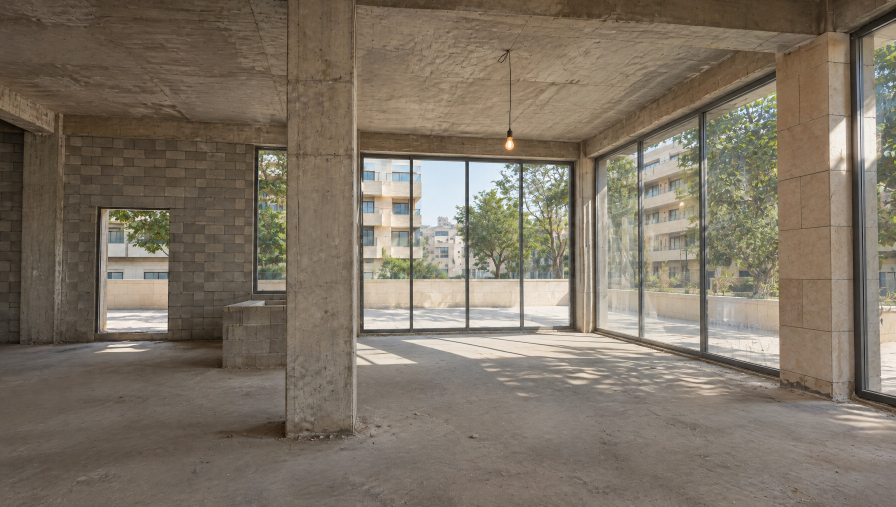
#> input picture Documents/Media-originals/photoreal_stills/JEC_v4_I1_HF_2688x1520.jpg, 2688 x 1520 px (shown at 1/3 size)
$ python -i fixspots.py   (imports and definitions only)
#> lines starting #> are read from the running program, lines starting #| are printed output that depends on the picture; after the words box and inside, x2 and y2 are one past the last pixel; in counts of white or black regions, pixels touching at a corner belong together
#> further down, picture is the input picture: shape (1520, 2688, 3); mean B, G, R 100.6, 114.9, 125.4
import cv2, numpy as np, os, subprocess, sys
K9=cv2.getStructuringElement(cv2.MORPH_ELLIPSE,(17,17))
def lobby_mask(img):
    L=cv2.cvtColor(img,cv2.COLOR_BGR2LAB)[:,:,0]
    bg=cv2.medianBlur(L,95)
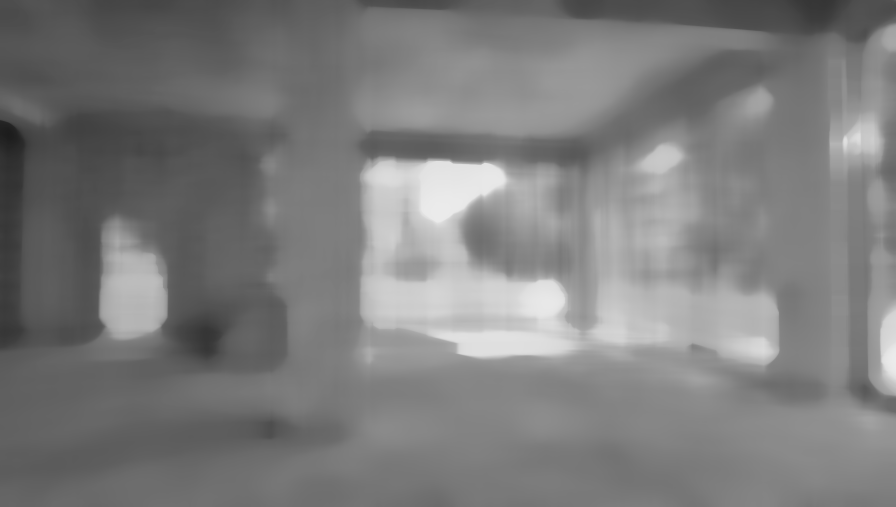
#> bg: shape (1520, 2688) (shown at 1/3 size); min 28, max 236, mean 124.6
    d=L.astype(np.int16)-bg.astype(np.int16)
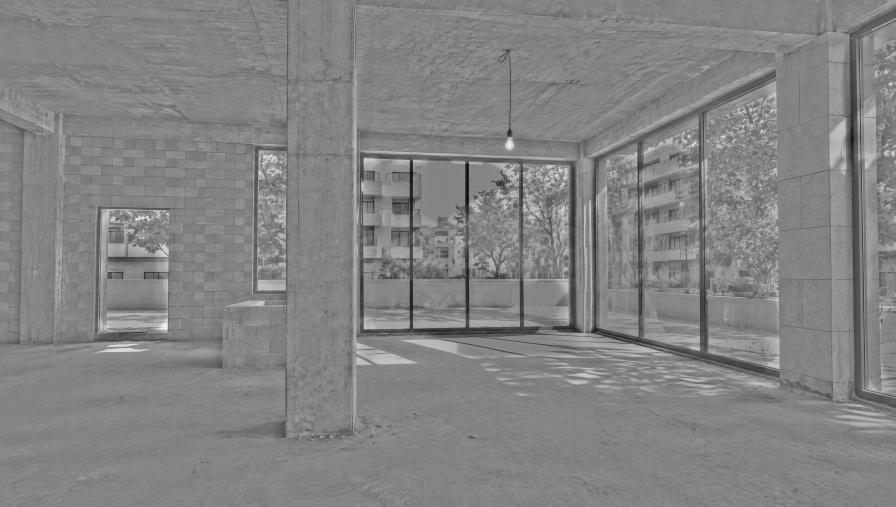
#> d: shape (1520, 2688) int16 (shown at 1/3 size); min -176, max 164, mean -0.9; drawn with min black and max white
    bw=((d>16)&(L>196)).astype(np.uint8); bw[640:]=0
#> after `bw = ((d > 16) & (L > 196)).astype(np.uint8)`:
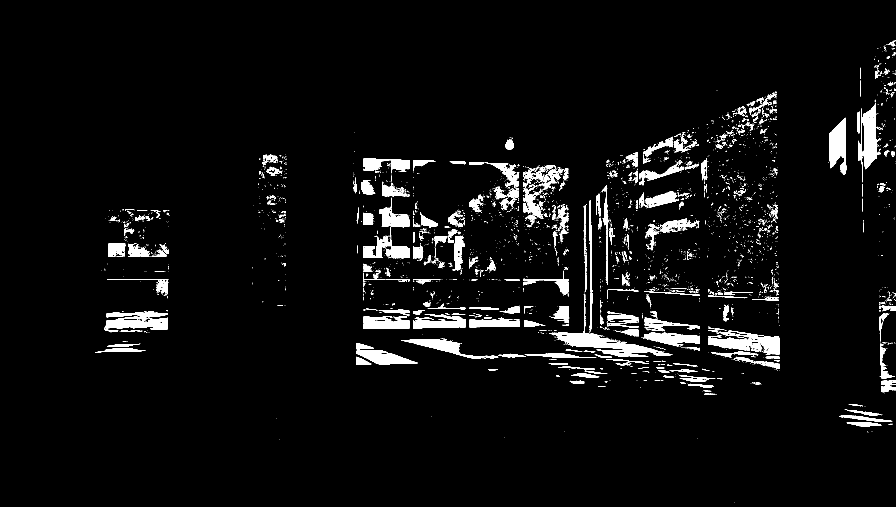
#> bw: shape (1520, 2688) (shown at 1/3 size); values 0 (black) and 1 (white), 4.2% white; 3975 white regions (3468 under 20 px), largest, box (x1, y1, x2, y2) and area: (2586, 308, 2644, 508) 5968, (2488, 353, 2539, 512) 5551, (1203, 1018, 1495, 1076) 4531
#> after `bw[640:] = 0`:
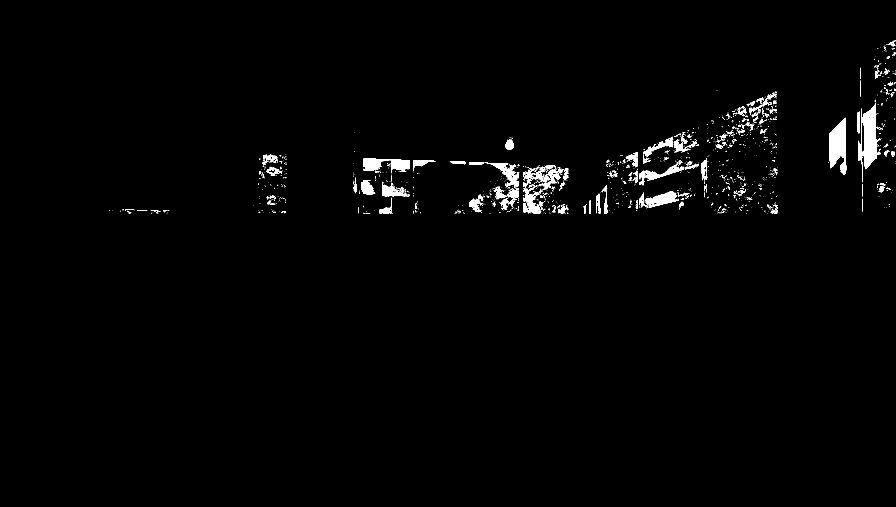
#> bw: shape (1520, 2688) (shown at 1/3 size); values 0 (black) and 1 (white), 1.3% white; 1566 white regions (1359 under 20 px), largest, box (x1, y1, x2, y2) and area: (2586, 308, 2644, 508) 5968, (2488, 353, 2539, 512) 5551, (1936, 573, 2037, 623) 2246
    n,lab,st,cen=cv2.connectedComponentsWithStats(bw,8)
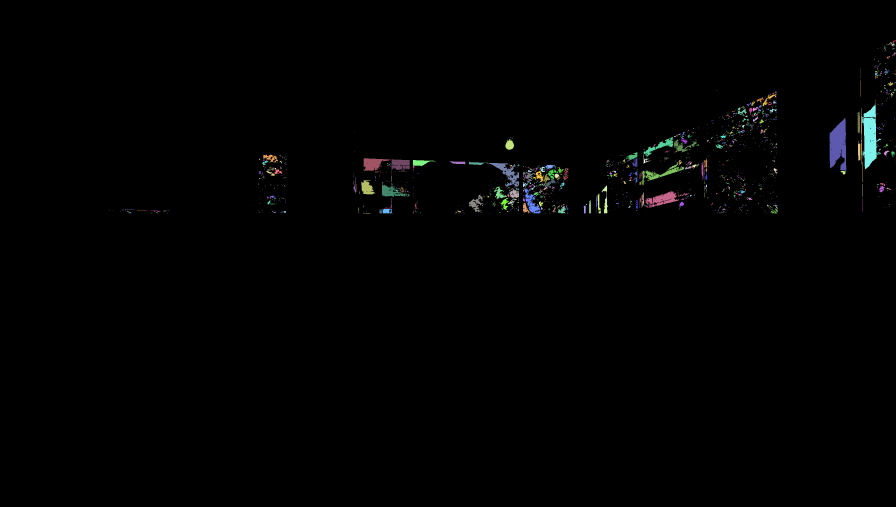
#> lab: shape (1520, 2688) int32 (shown at 1/3 size); 1567 distinct labels, from 0 to 1566; one colour per label, 0 black
#> n = 1567; st = 1567 rows, first 6: [0, 0, 2688, 1520, 4033142], [2677, 120, 11, 7, 26], [2680, 122, 1, 1, 1], [2664, 126, 20, 14, 79], [2678, 130, 1, 1, 1], [2659, 132, 4, 2, 4]; cen = 1567 pairs, first value 328.5 to 2687, second value 122 to 763
    m=np.zeros(L.shape,np.uint8); found=[]
    for i in range(1,n):
        x,y,w,h,a=st[i]
        if a<8 or a>5200 or max(w,h)>120 or max(w,h)/max(1,min(w,h))>4.6: continue
        if a/(w*h)<0.45: continue                       # ellipse fills ~0.78 of its box
        b=int(bg[int(cen[i][1]),int(cen[i][0])])
        if b<105 or b>232: continue
        # the surroundings must be plain ceiling: a ring around the blob with little texture
        x0,y0,x1,y1=max(0,x-14),max(0,y-12),min(1920,x+w+14),min(1080,y+h+12)
        ring=L[y0:y1,x0:x1].astype(np.float32); inner=np.zeros(ring.shape,bool); inner[max(0,y-6-y0):y+h+6-y0, max(0,x-6-x0):x+w+6-x0]=True
        if ring[~inner].size==0 or ring[~inner].std()>9.5: continue
        m[lab==i]=255; found.append((int(cen[i][0]),int(cen[i][1]),int(a)))
#> this loop made 1566 passes
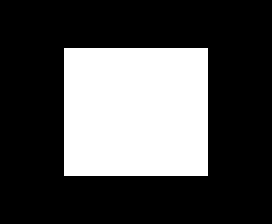
#> inner: shape (28, 34) bool (shown 8 times larger); 30.3% white; 1 white region, box (x1, y1, x2, y2) and area: (8, 6, 26, 22) 288
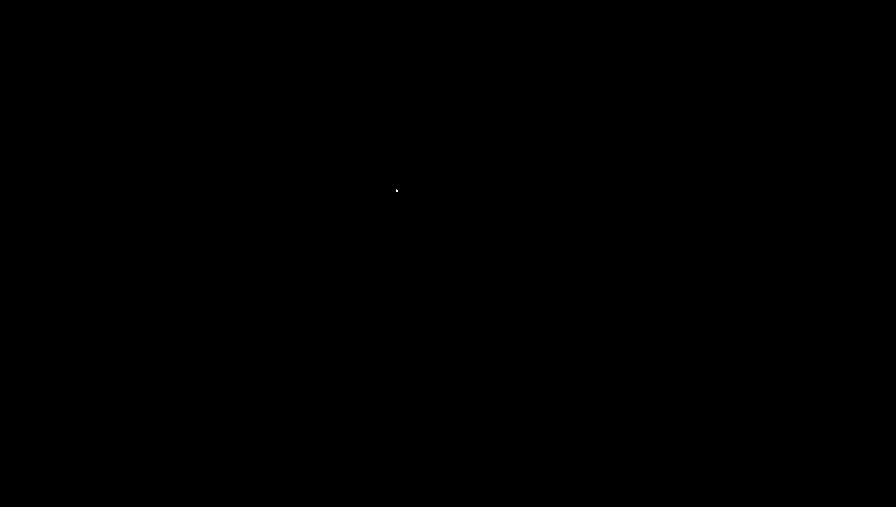
#> m: shape (1520, 2688) (shown at 1/3 size); 0% white in thin lines or dots, all inside (x1, y1, x2, y2) = (1188, 568, 1194, 575)
#> after the loop, found = [(1190, 571, 23)]
    return cv2.dilate(m,K9), found
def run_lobby(src='fxw2', dst='fxw2o', n=90):
    os.makedirs(dst,exist_ok=True)
    imgs=[cv2.imread(f'{src}/{k:04d}.jpg') for k in range(1,n+1)]
    ms=[]; log=[]
    for k,im in enumerate(imgs):
        m,f=lobby_mask(im)
        if k<26: m[:, :200]=0; m[:, 1750:]=0      # early frames: sun dapples on the stone piers at the frame edges are not lights
        ms.append(m); log.append(len(f))
    for k,im in enumerate(imgs):
        m=ms[k].copy()
        out=cv2.inpaint(im,m,7,cv2.INPAINT_TELEA) if m.any() else im
        # second look: anything a first pass left behind (halo of a big light)
        m2,f2=lobby_mask(out)
        if k<26: m2[:, :200]=0; m2[:, 1750:]=0
        if m2.any(): out=cv2.inpaint(out,cv2.dilate(m2,K9),7,cv2.INPAINT_TELEA)
        cv2.imwrite(f'{dst}/{k+1:04d}.jpg',out,[cv2.IMWRITE_JPEG_QUALITY,97])
    print('lobby spots per frame:',log)
def run_room(src='fx67', dst='fx67o', n=90, first=50, last=89):
    """locked camera: the two downlights left of the column exist only in frames ~58-88; paint them out so the count never drops"""
    os.makedirs(dst,exist_ok=True)
    m=np.zeros((1080,1920),np.uint8)
    for (cx,cy) in ((501,197),(564,279)): cv2.ellipse(m,(cx,cy),(30,19),0,0,360,255,-1)
    for k in range(1,n+1):
        im=cv2.imread(f'{src}/{k:04d}.jpg')
        if first<=k<=last: im=cv2.inpaint(im,m,8,cv2.INPAINT_TELEA)
        cv2.imwrite(f'{dst}/{k:04d}.jpg',im,[cv2.IMWRITE_JPEG_QUALITY,97])
def enc(d, out):
    subprocess.check_call(['ffmpeg','-v','error','-y','-framerate','30','-i',d+'/%04d.jpg','-c:v','libx264','-preset','fast','-crf','10','-pix_fmt','yuv420p','-an',out])
def tail_blend(d, n, tail=9):
    """the model finishes some stages in a single-frame jump; turn the last frames into a short dissolve"""
    a=cv2.imread(f'{d}/{n-tail:04d}.jpg').astype(np.float32); b=cv2.imread(f'{d}/{n:04d}.jpg').astype(np.float32)
    for j in range(1,tail):
        t=j/tail; cv2.imwrite(f'{d}/{n-tail+j:04d}.jpg',(a*(1-t)+b*t).astype(np.uint8),[cv2.IMWRITE_JPEG_QUALITY,97])
def extract(clip, d):
    """frames of clips/<clip>.mp4 into d/0001.jpg ... (only if d is not there yet)"""
    if os.path.isdir(d) and os.listdir(d): return
    os.makedirs(d,exist_ok=True)
    subprocess.check_call(['ffmpeg','-v','error','-y','-i',f'clips/{clip}.mp4','-vsync','0','-q:v','1',f'{d}/%04d.jpg'])
# [8 lines not run here, left out]

>>> import cv2
>>> picture = cv2.imread('../../Documents/Media-originals/photoreal_stills/JEC_v4_I1_HF_2688x1520.jpg')
>>> result = lobby_mask(picture)

$ run again, on Documents/Media-originals/photoreal_stills/JEC_v4_I3_HF_2688x1520.jpg
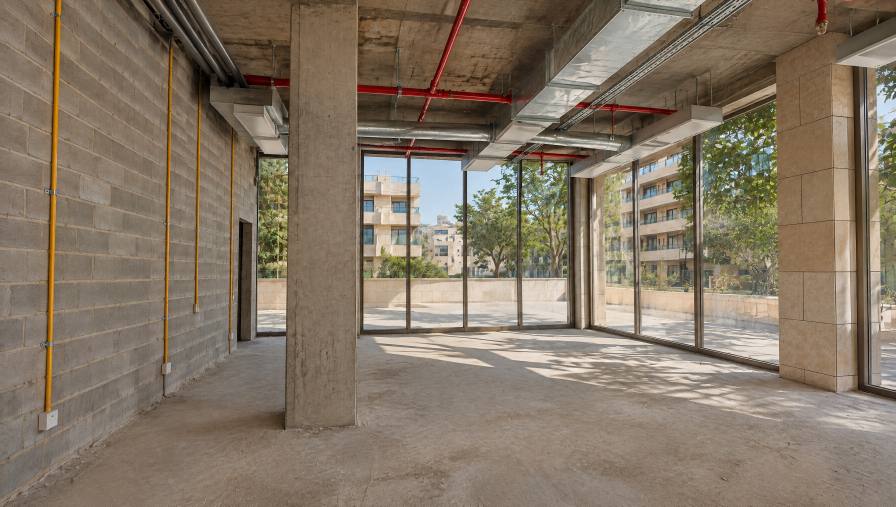
#> input picture Documents/Media-originals/photoreal_stills/JEC_v4_I3_HF_2688x1520.jpg, 2688 x 1520 px (shown at 1/3 size)
#> picture is the input picture: shape (1520, 2688, 3); mean B, G, R 101.8, 118.6, 132.6
#> in lobby_mask, `bw = ((d > 16) & (L > 196)).astype(np.uint8)`:
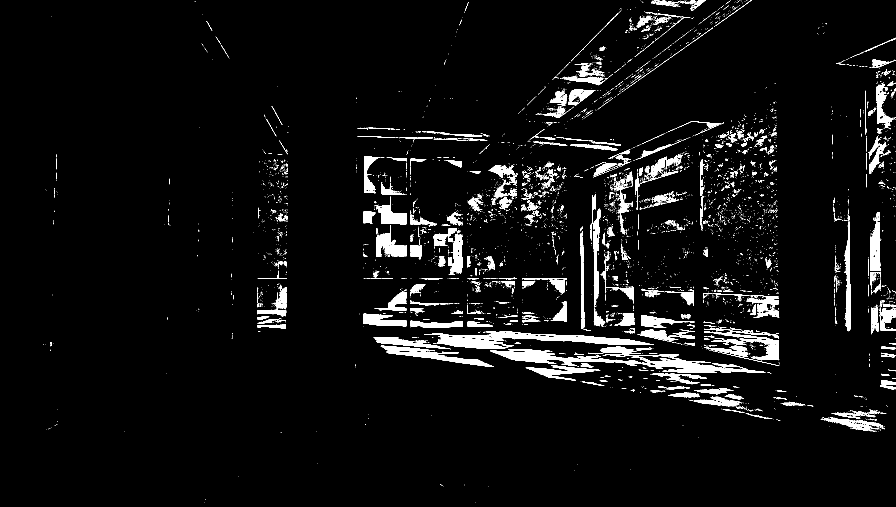
#> bw: shape (1520, 2688) (shown at 1/3 size); values 0 (black) and 1 (white), 4.6% white; 6049 white regions (5459 under 20 px), largest, box (x1, y1, x2, y2) and area: (1470, 1052, 2297, 1119) 12872, (1272, 995, 1962, 1035) 7833, (1142, 1037, 1482, 1101) 5318
#> bw: shape (1520, 2688); values 0 (black) and 1 (white), 1.3% white; 3112 white regions (2826 under 20 px), largest, box (x1, y1, x2, y2) and area: (2630, 251, 2688, 388) 2681, (1466, 495, 1545, 534) 1407, (1688, 227, 1824, 256) 1383
#> in lobby_mask, `n,lab,st,cen=cv2.connectedComponentsWithStats(bw,8)`:
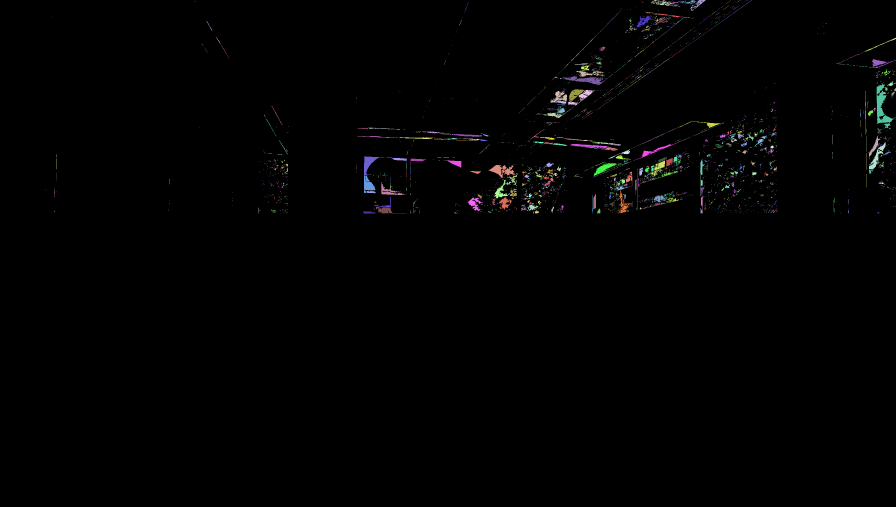
#> lab: shape (1520, 2688) int32 (shown at 1/3 size); 3113 distinct labels, from 0 to 3112; one colour per label, 0 black
#> n = 3113; cen = 3113 pairs, first value 136 to 2686.7, second value 0 to 763.9
#> the loop in lobby_mask, `for i in range(1,n):` made 3112 passes
#> (x, y, w, h, a) on passes 1 to 3: (1920, 1, 1, 1, 1), (1958, 0, 1, 1, 1), (1953, 0, 71, 17, 380)
#> after the loop in lobby_mask, `for i in range(1,n):`: found = [(1890, 61, 33)]

$ run again, on Documents/Media-originals/photoreal_stills/JEC_v4_I4_HF_2688x1520.jpg
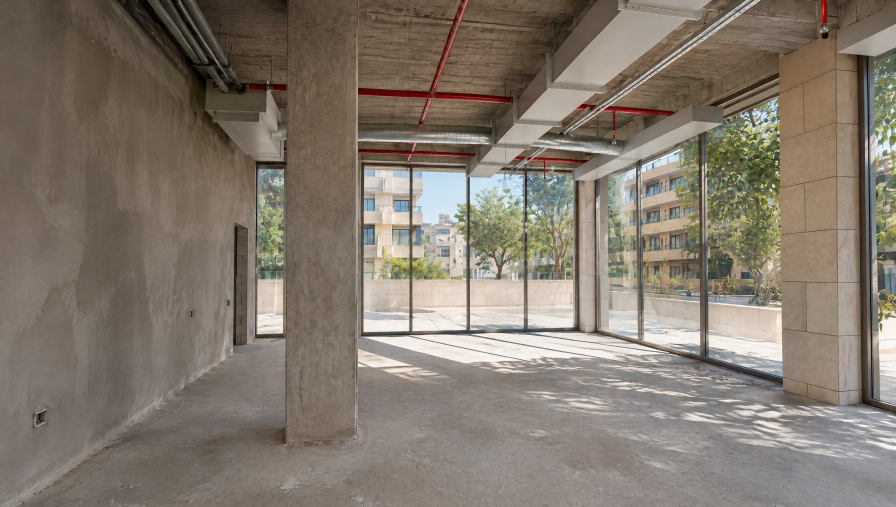
#> input picture Documents/Media-originals/photoreal_stills/JEC_v4_I4_HF_2688x1520.jpg, 2688 x 1520 px (shown at 1/3 size)
#> picture is the input picture: shape (1520, 2688, 3); mean B, G, R 109.3, 120.9, 130.8
#> bw: shape (1520, 2688); values 0 (black) and 1 (white), 4.1% white; 4640 white regions (4006 under 20 px), largest, box (x1, y1, x2, y2) and area: (1933, 987, 2101, 1038) 5715, (2126, 1005, 2283, 1068) 4701, (1074, 1047, 1238, 1102) 4111
#> bw: shape (1520, 2688); values 0 (black) and 1 (white), 1.2% white; 1912 white regions (1666 under 20 px), largest, box (x1, y1, x2, y2) and area: (1093, 510, 1223, 576) 3858, (1848, 504, 1908, 640) 3195, (2612, 376, 2675, 491) 2910
#> in lobby_mask, `n,lab,st,cen=cv2.connectedComponentsWithStats(bw,8)`:
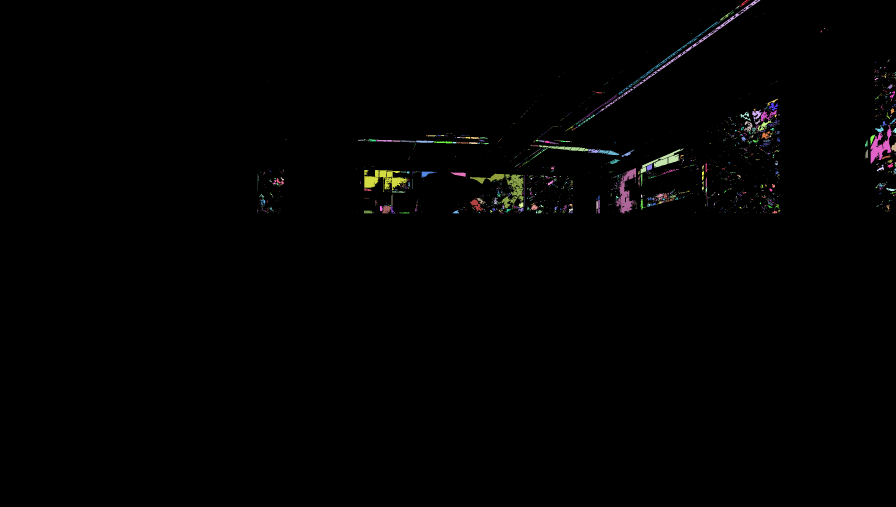
#> lab: shape (1520, 2688) int32 (shown at 1/3 size); 1913 distinct labels, from 0 to 1912; one colour per label, 0 black
#> n = 1913; st = 1913 rows, first 6: [0, 0, 2688, 1520, 4037767], [2220, 0, 29, 21, 121], [1800, 0, 481, 336, 2890], [2205, 16, 16, 12, 33], [2250, 17, 3, 2, 3], [2216, 23, 1, 1, 1]; cen = 1913 pairs, first value 771.9 to 2687, second value 8.5 to 763
#> the loop in lobby_mask, `for i in range(1,n):` made 1912 passes
#> after the loop in lobby_mask, `for i in range(1,n):`:
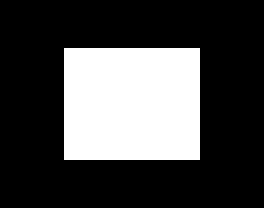
#> inner: shape (26, 33) bool (shown 8 times larger); 27.7% white; 1 white region, box (x1, y1, x2, y2) and area: (8, 6, 25, 20) 238
#> after the loop in lobby_mask, `for i in range(1,n):`: found = []

$ run again, on Documents/Media-originals/photoreal_stills/JEC_v4_I5_HF_2688x1520.jpg
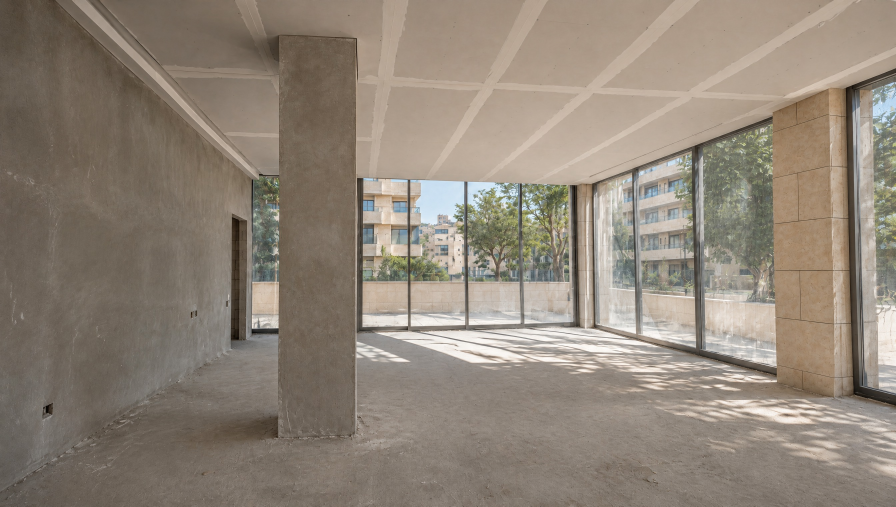
#> input picture Documents/Media-originals/photoreal_stills/JEC_v4_I5_HF_2688x1520.jpg, 2688 x 1520 px (shown at 1/3 size)
#> picture is the input picture: shape (1520, 2688, 3); mean B, G, R 120, 132.7, 143.8
#> bw: shape (1520, 2688); values 0 (black) and 1 (white), 4.3% white; 3799 white regions (3326 under 20 px), largest, box (x1, y1, x2, y2) and area: (2143, 1199, 2468, 1271) 8330, (1204, 1019, 1619, 1089) 6383, (1605, 604, 1885, 1016) 5367
#> bw: shape (1520, 2688); values 0 (black) and 1 (white), 0.97% white; 1507 white regions (1381 under 20 px), largest, box (x1, y1, x2, y2) and area: (1915, 473, 2052, 562) 4379, (1403, 545, 1527, 634) 3750, (1917, 572, 2040, 629) 3242
#> lab: shape (1520, 2688) int32; 1508 distinct labels, from 0 to 1507
#> n = 1508; st = 1508 rows, first 6: [0, 0, 2688, 1520, 4046197], [2579, 0, 1, 1, 1], [2686, 2, 2, 1, 2], [1965, 123, 1, 1, 1], [2280, 176, 1, 1, 1], [2274, 178, 4, 3, 4]; cen = 1508 pairs, first value 523 to 2687, second value 0 to 761.9
#> the loop in lobby_mask, `for i in range(1,n):` made 1507 passes
#> after the loop in lobby_mask, `for i in range(1,n):`:
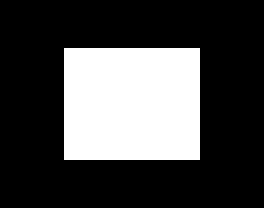
#> inner: shape (26, 33) bool (shown 8 times larger); 27.7% white; 1 white region, box (x1, y1, x2, y2) and area: (8, 6, 25, 20) 238
#> after the loop in lobby_mask, `for i in range(1,n):`: found = [(1386, 398, 8), (1620, 402, 13), (1340, 469, 9)]
